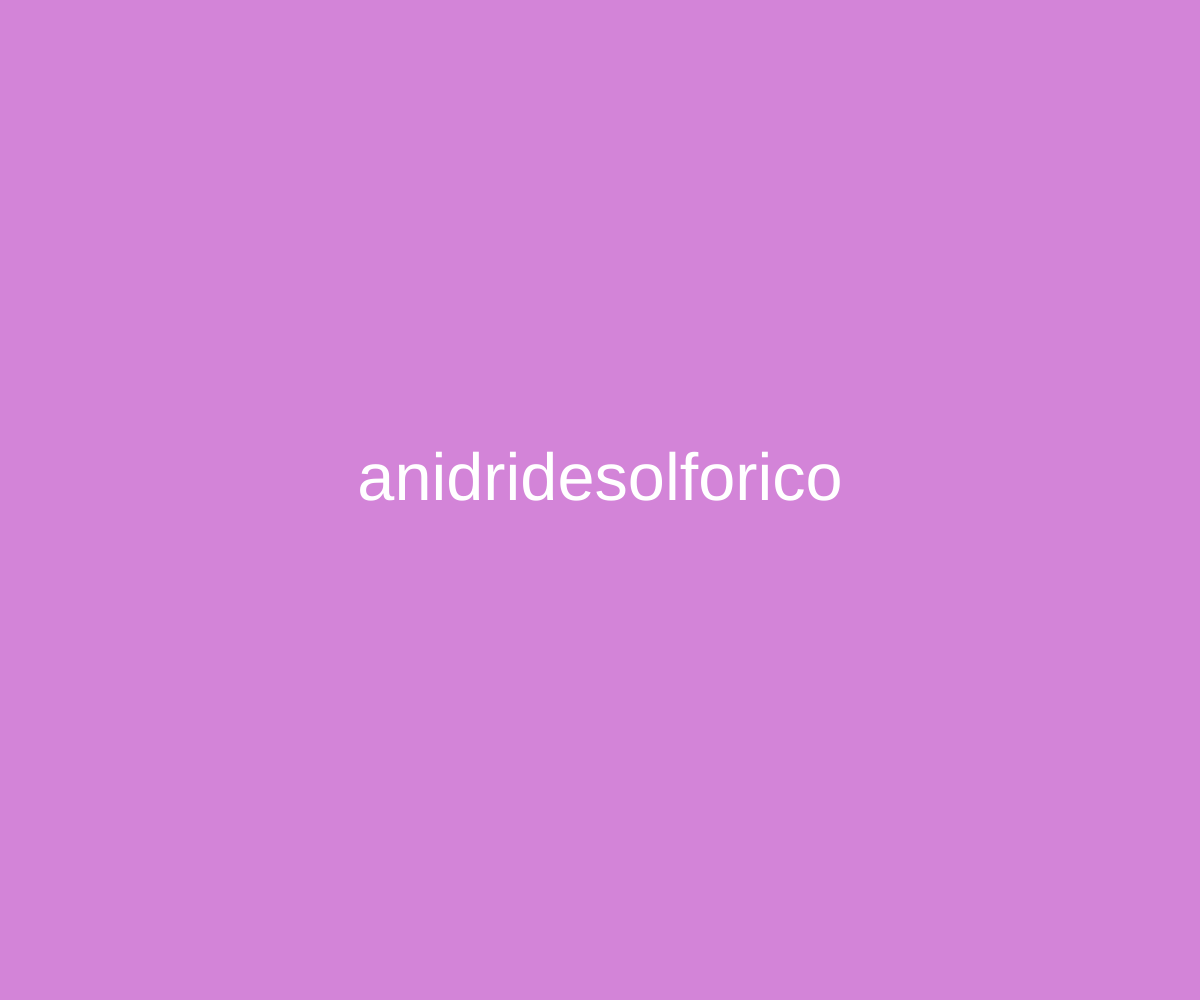
Frame 1 (no input)
Frame 60 (no input): identical to frame 1, image omitted
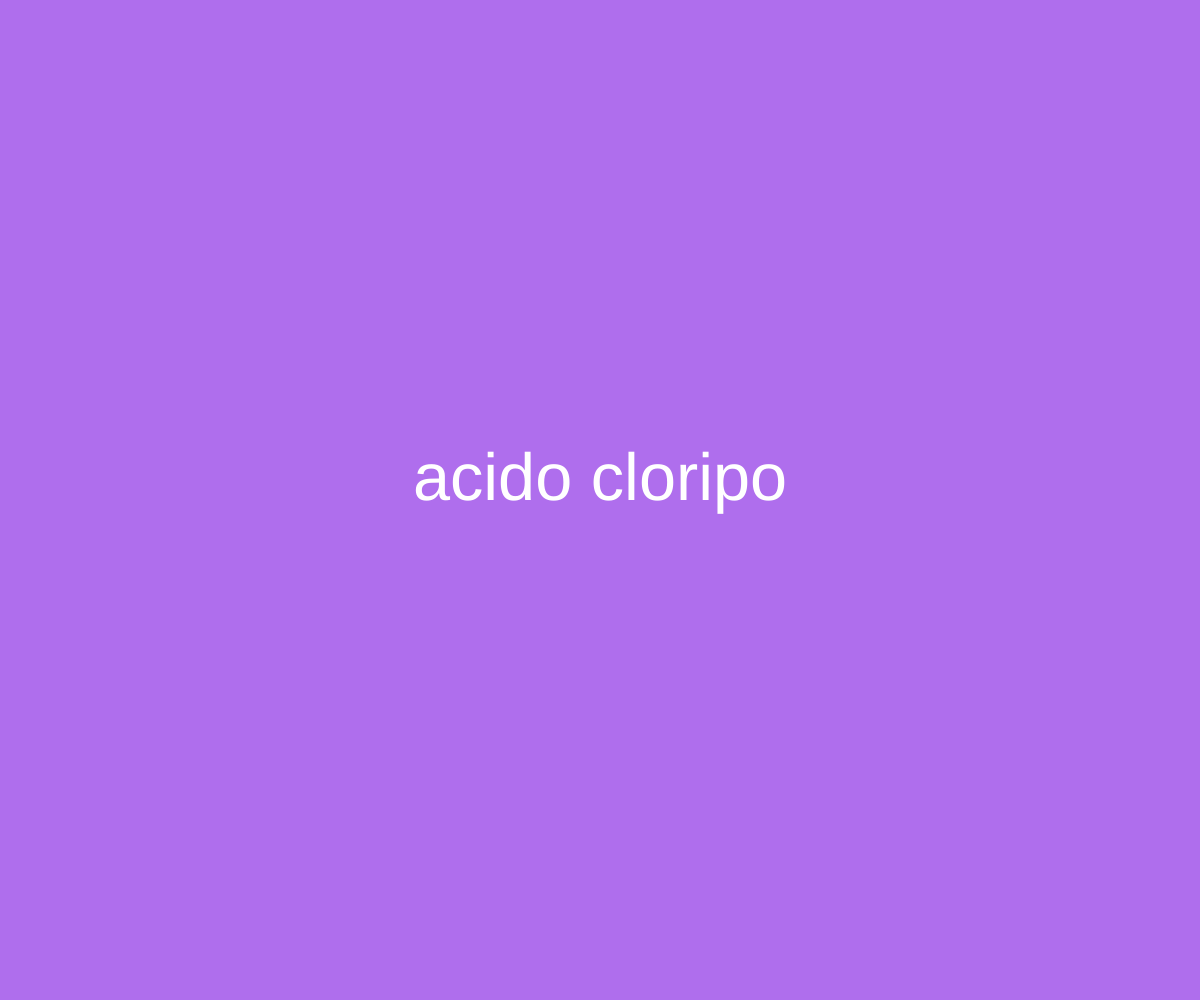
Frame 120 (the mouse pressed at the canvas centre since frame 60)

The p5.js sketch that drew these frames (run headless with seeded random() and noise() and a simulated clock; from frame 60 on, the mouse is pressed at the canvas centre):

// p5.js sketch
// ── sketch.js
// Gioco: individua la nomenclatura corretta Siria Gasperoni

var pref = ["anidride clor", "acido clor", "ossido ferr", "anidridesolfor", ];


var suff = ["oso", "ico", "ipo", "ica", "osa"];

var parola = "";

function setup() {

  createCanvas(windowWidth, windowHeight);

  fill(255);
  textAlign(CENTER);
  textSize(windowHeight / 15);

  nomenclatura();
}

function draw() {


  if (mouseIsPressed) {
    nomenclatura();

  }
}

function nomenclatura() {

  background(random(100, 255), random(100, 255), random(100, 255));
  parola = "";
  for (var i = random(1); i > 0; i--) {
    var r = floor(random(pref.length));
    parola += pref[r];
  }
  var r = floor(random(suff.length));
  parola += suff[r];
  print(parola);
  text(parola, width / 2, height / 2);
}
